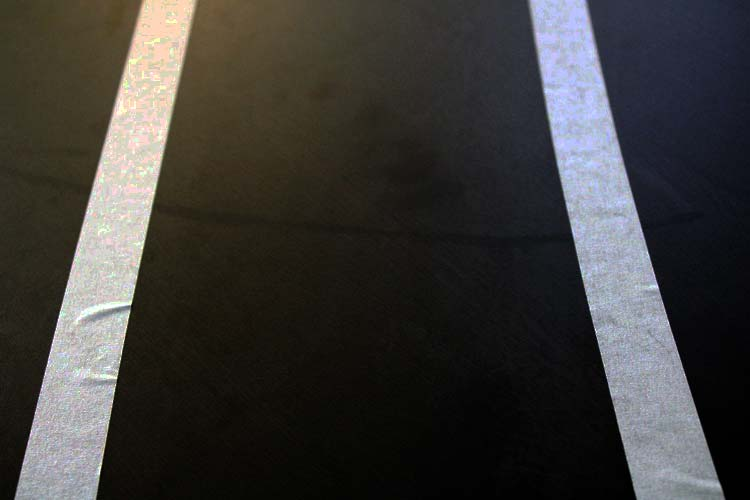
#> input picture Track-for-Autonomous-Lane-Detection-Car-2345030835.jpg, 750 x 500 px, found by its file name
$ python test.py
#> lines starting #> are read from the running program, lines starting #| are printed output that depends on the picture; after the words box and inside, x2 and y2 are one past the last pixel; in counts of white or black regions, pixels touching at a corner belong together
#import cv library and assign to variable cv
import cv2 as cv
import threading
import numpy as np

#Encapsulation class
class CamManage:
    #Contructor
    def __init__(self):
        self.img = cv.imread("/home/aakash/programming/PrototypeProject/Track-for-Autonomous-Lane-Detection-Car-2345030835.jpg")
#> self.img is the input picture: shape (500, 750, 3); mean B, G, R 56.9, 59, 60.7
        self.originalImg =self.img.copy()


    #frame processing
    def preProcessing(self):


        #graysacle
        gray = cv.cvtColor(self.img, cv.COLOR_BGR2GRAY)
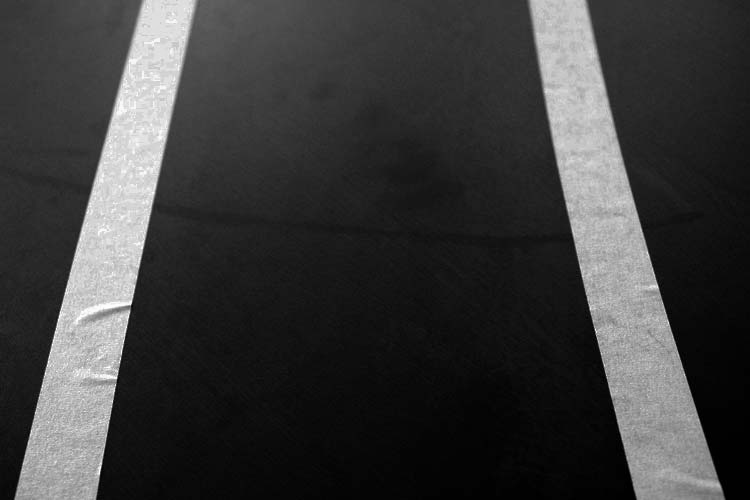
#> gray: shape (500, 750); min 0, max 255, mean 59.2


        #Gauasian blur
        blur = cv.GaussianBlur(gray, (9,9), 0)

        #gthresh
        gThresh = cv.adaptiveThreshold(blur, 255, cv.ADAPTIVE_THRESH_GAUSSIAN_C, cv.THRESH_BINARY , 11,2)
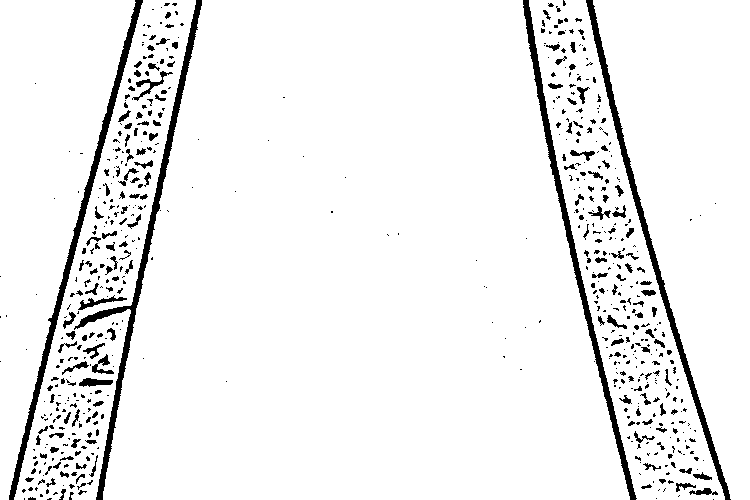
#> gThresh: shape (500, 750); 93.9% white; 620 black regions (448 under 20 px), largest, box (x1, y1, x2, y2) and area: (74, 0, 202, 500) 3429, (9, 0, 143, 500) 3179, (523, 0, 637, 500) 3122

        #canny edge detction
        edges = cv.Canny(gThresh, 50,150)
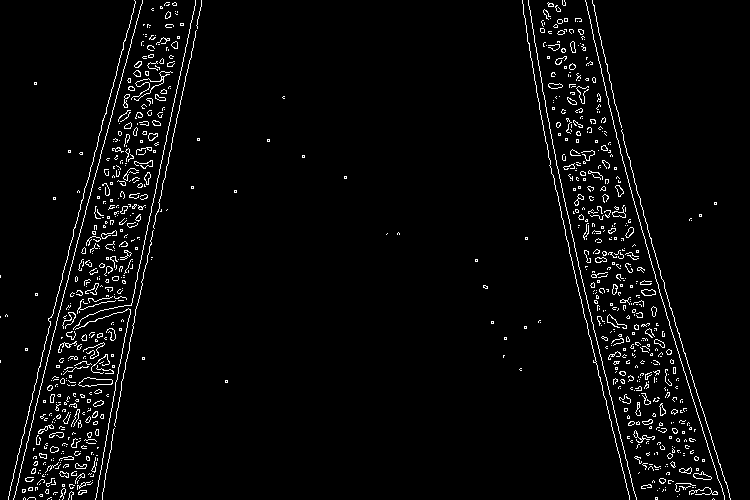
#> edges: shape (500, 750); 3.4% white in thin lines or dots

        #closgin pening
        kernal = cv.getStructuringElement(cv.MORPH_ELLIPSE, (10,10))
        closing = cv.morphologyEx(edges, cv.MORPH_CLOSE, kernal, iterations = 3)
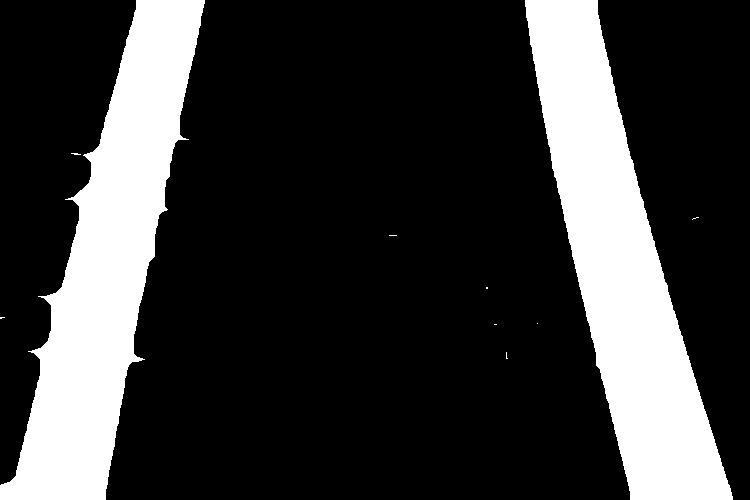
#> closing: shape (500, 750); 22.6% white; 10 white regions (8 under 20 px)

        return closing

    def centroidCalculations(self, img):
        #get countours in proceed image
        contours, heirarchy = cv.findContours(img, cv.RETR_LIST, cv.CHAIN_APPROX_SIMPLE)
#> contours = 10 contours, 8 with area under 20; largest, box (x1, y1, x2, y2) and area: (525, 0, 733, 500) 42355, (0, 0, 205, 500) 41150

        foundCanny = 1
        for x in contours:

            if cv.contourArea(x) > 100:
                print(f"Large Canny found: ", foundCanny)
                foundCanny +=1
#> this loop made 10 passes
#> foundCanny on passes 9 to 10: 2, 3
#> x on passes 1, 2, 3, 5, 6: [[506, 352], [506, 358], [507, 358], [506, 357]], [[494, 324], [496, 324]], [[537, 323]], [[486, 287], [486, 288], [487, 288], [487, 287]], [[389, 235], [396, 235]]
#| Large Canny found:  1
#| Large Canny found:  2
#> after the loop, foundCanny = 3

        centroids = []
        #show contour centroids
        for i in contours:
            if cv.contourArea(i) > 100:
                M = cv.moments(i)
                if M['m00'] != 0:
                    cx = int(M['m10']/M['m00'])
                    cy = int(M['m01']/ M['m00'])
                    cv.drawContours(self.originalImg, [i], -1, (0,255,0), 2)
                    cv.circle(self.originalImg, (cx,cy), 7, (0,255,255), -1)
                    appending = [cx,cy]
                    centroids.append(appending)
                    print(f"Controid at x: {cx} y: {cy}")
#> this loop made 10 passes
#> (cx, cy) on passes 9 to 10: (619, 264), (107, 264)
#| Controid at x: 619 y: 264
#| Controid at x: 107 y: 264
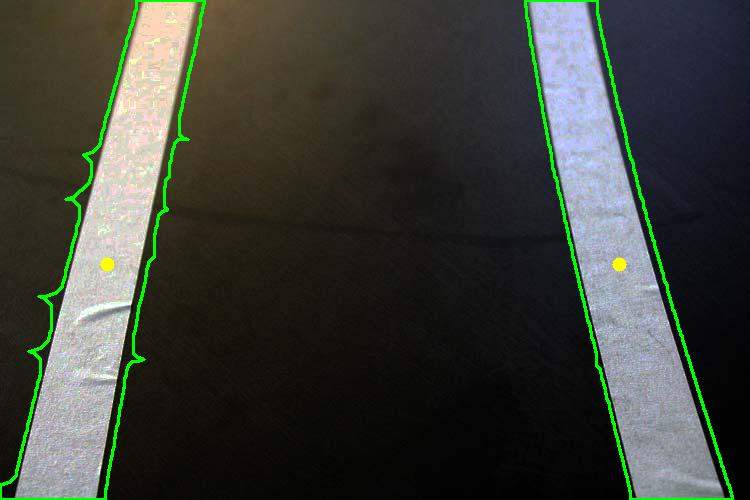
#> self.originalImg: shape (500, 750, 3); 2.19% of pixels changed, all inside (x1, y1, x2, y2) = (0, 0, 734, 500)
#> after the loop, centroids = [[619, 264], [107, 264]]

        #find centroids midpoint
        for i in range(len(centroids) - 1):
            cx1,cy1 = centroids[i]
            cx2,cy2  = centroids[i+1]
            midpointX = int((cx2 + cx1) / 2)
            midpointY = int((cy2+cy1) / 2)
            cv.circle(self.originalImg, (midpointX,midpointY), 7, (0,0,255), -1)
#> this loop made 1 pass
#> (cx1, cy1, cx2, cy2, midpointX, midpointY) on pass 1: (619, 264, 107, 264, 363, 264)
#> self.originalImg: shape (500, 750, 3); 0.04% of pixels changed, all inside (x1, y1, x2, y2) = (356, 257, 371, 272)


        cv.imshow("Controid img", self.originalImg)
        cv.waitKey(0)
        #loop and calcuatie centroid for each one


#Instantiating the class
manager = CamManage()


#optimiser
Pimg = manager.preProcessing()

#display
cv.imshow("video1", Pimg)
manager.centroidCalculations(Pimg)

#exit
exitKey= cv.waitKey(0)
#> (key Esc is pressed here)


if exitKey == ord('l'):
    cv.destroyAllWindows()

#exit sequence
